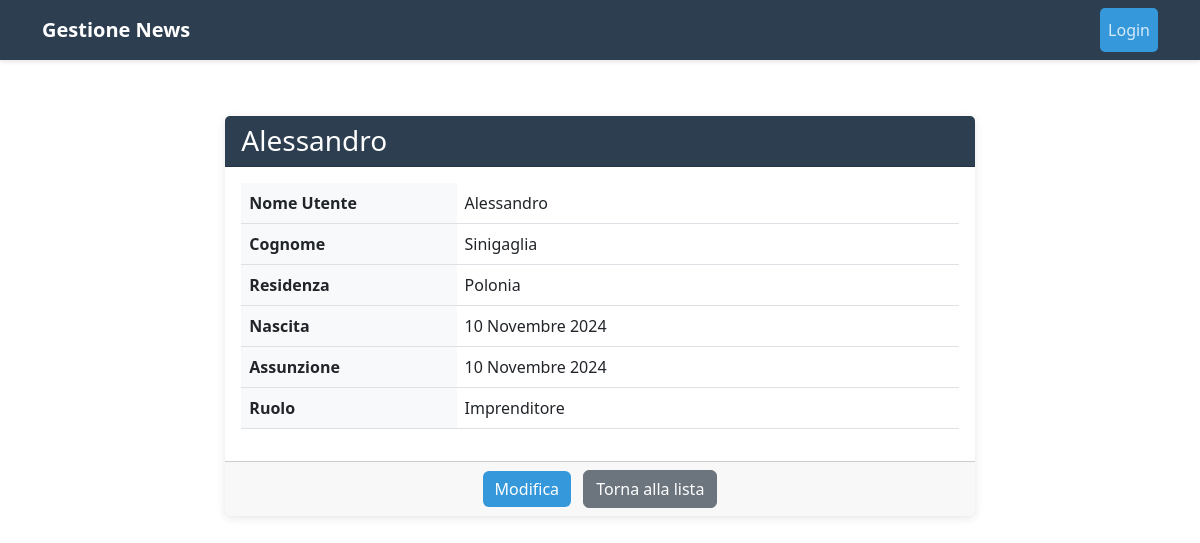
The page /aziende/utente/1/ on the database as committed earlier.
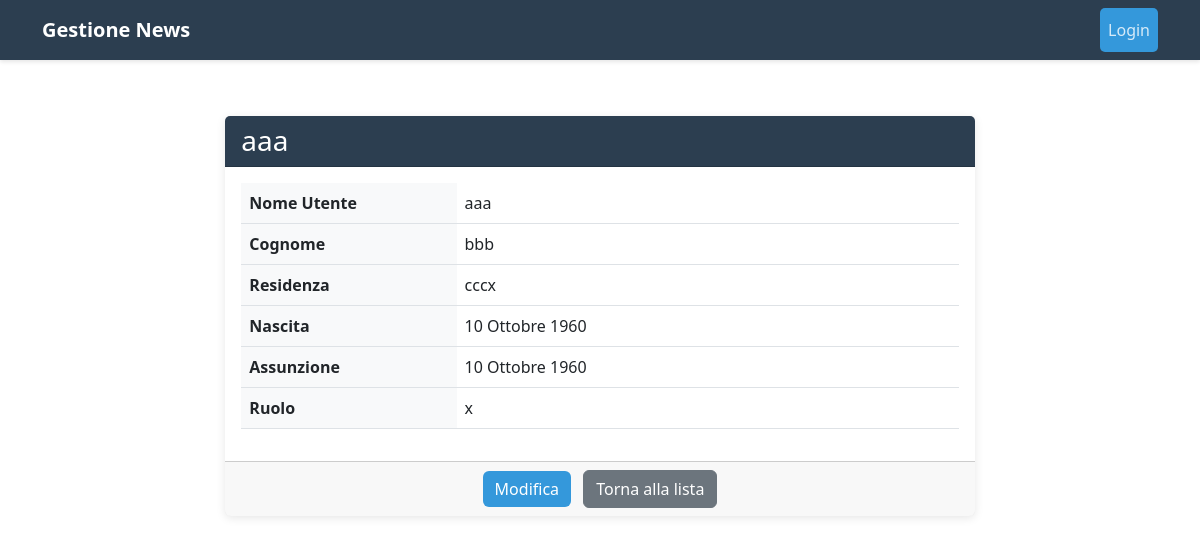
The same page on the database as committed later.
### News/models.py (models this page shows, shortened)
class Utente(models.Model):
    nome = models.CharField(max_length=25, blank=False)
    cognome = models.CharField(max_length=25, blank=False)
    residenza = models.CharField(max_length=25, blank=False)
    nascita = models.DateField()
    assunzione = models.DateField()
    ruolo = models.CharField(max_length=50)
    class Meta:
        verbose_name = 'Utente'
        verbose_name_plural = 'Utenti'

### News/views.py (the view)
# urls.py: path('utente/<int:pk>/',utente_detail, name='utente-detail'),
def utente_detail(request, pk):
    utente = get_object_or_404(Utente, pk=pk)
    context = {
        'utente': utente,
    }
    return render(request, 'News/UtenteDetail.html', context)

### News/templates/News/UtenteDetail.html (shortened to what this page needs)
{% extends 'News/base.html' %}
{% block content %}
<div class="row justify-content-center">
    <div class="col-md-8">
        <div class="card">
            <div class="card-header bg-primary text-white">
                <h3 class="card-title mb-0">{{ utente.nome }}</h3>
            </div>
            <div class="card-body">
                <div class="table-responsive">
                    <table class="table table-hover">
                        <tbody>
                            <tr>
                                <th style="width: 30%">Nome Utente</th>
                                <td>{{ utente.nome }}</td>
                            </tr>
                            <tr>
                                <th>Cognome</th>
                                <td>{{ utente.cognome }}</td>
                            </tr>
                            <tr>
                                <th>Residenza</th>
                                <td>{{ utente.residenza|default:"Non specificato" }}</td>
                            </tr>
                            <tr>
                                <th>Nascita</th>
                                <td>{{ utente.nascita|default:"Non specificata" }}</td>
                            </tr>
                            <tr>
                                <th>Assunzione</th>
                                <td>{{ utente.assunzione|default:"Non specificata" }}</td>
                            </tr>
                            <tr>
                                <th>Ruolo</th>
                                <td>{{ utente.ruolo|default:"Non specificata" }}</td>
                            </tr>
                        </tbody>
                    </table>
                </div>
            </div>
            <div class="card-footer text-center">
                <a href="{% url 'update-utente' utente.pk %}" class="btn btn-primary me-2">Modifica</a>
                <a href="{% url 'utenti' %}" class="btn btn-secondary">Torna alla lista</a>
            </div>
        </div>
    </div>
</div>
{% endblock %}

Rows that differ between the two databases and show on the page:
changed Utente: nome "Alessandro" → "aaa"; cognome "Sinigaglia" → "bbb"; residenza "Polonia" → "cccx"; nascita "10 Novembre 2024" → "10 Ottobre 1960"; assunzione "10 Novembre 2024" → "10 Ottobre 1960"; ruolo "Imprenditore" → "x"
